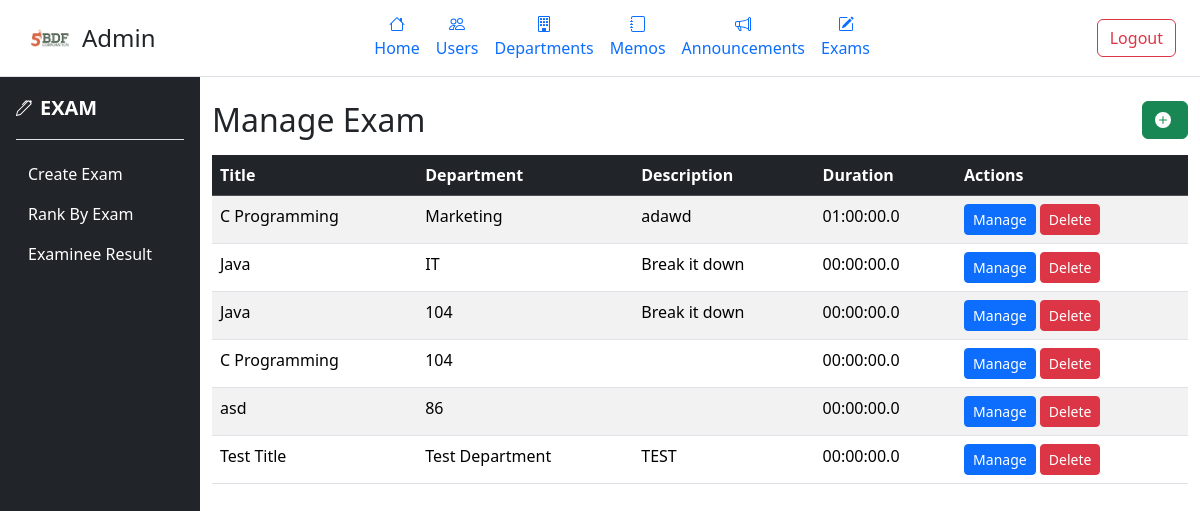
/admin/manage-exams.php?status=missing_exam_id (signed in), run on an earlier commit of the app's database.
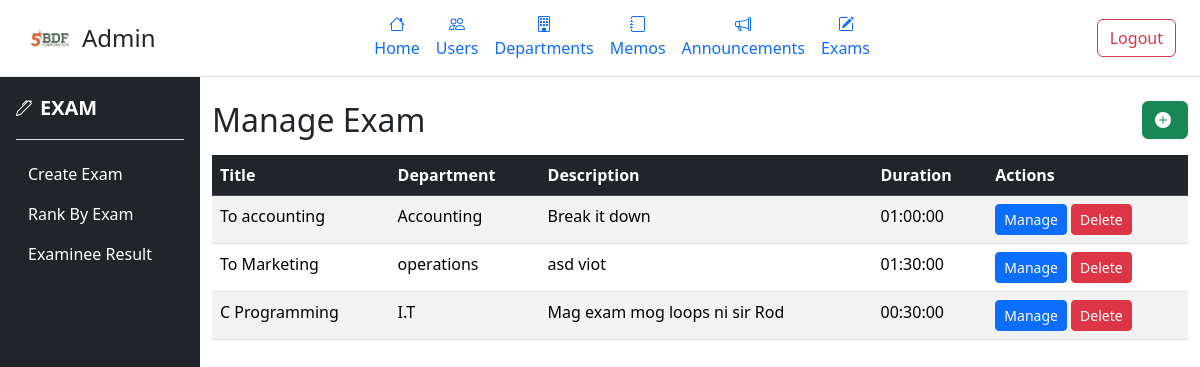
And on a later commit of the database.
### tables this page shows
CREATE TABLE `exams` (
  `exam_id` int(11) NOT NULL,
  `exam_title` varchar(255) NOT NULL,
  `department` varchar(255) NOT NULL,
  `description` varchar(255) NOT NULL,
  `duration` time NOT NULL
);

### admin/manage-exams.php (the view, shortened to what this page needs)
<?php
require_once '../db/dbcon.php';
$query = "SELECT * FROM exams ORDER BY exam_id DESC";
$result = mysqli_query($conn, $query);
?>
<!DOCTYPE html>
<html lang="en">
<head>
  <link href="https://cdn.jsdelivr.net/npm/bootstrap@5.3.5/dist/css/bootstrap.min.css" rel="stylesheet">
</head>
<body>
  <header class="d-flex flex-wrap align-items-center justify-content-between py-2 px-4 border-bottom">
    <div class="d-flex align-items-center gap-2">
      <img src="../img/5bdflogo.png" alt="5BDF Logo" height="50" width="50">
      <h4 class="m-0">Admin</h4>
    </div>
    <nav>
      <ul class="nav">
          <li class="nav-item">
          <a href="#" class="nav-link d-flex flex-column align-items-center px-2">
              Home
          </a>
          </li>
          <li class="nav-item">
          <a href="./admin.php" class="nav-link d-flex flex-column align-items-center px-2">
              Users
          </a>
          </li>
          <li class="nav-item">
          <a href="./departments.php" class="nav-link d-flex flex-column align-items-center px-2">
              Departments
          </a>
          </li>
          <li class="nav-item">
          <a href="./memos.php" class="nav-link d-flex flex-column align-items-center px-2">
              Memos
          </a>
          </li>
          <li class="nav-item">
          <a href="./announcements.php" class="nav-link d-flex flex-column align-items-center px-2">
              Announcements
          </a>
          </li>
          <li class="nav-item">
            <a href="./Exams.php" class="nav-link d-flex flex-column align-items-center px-2">
              Exams
            </a>
          </li>
      </ul>
    </nav>
    <div>
      <button class="btn btn-outline-danger ms-2" onclick="window.location.href='logout.php'">Logout</button>
    </div>
  </header>
  <main class="d-flex">
    <div class="flex-shrink-0 p-3 bg-dark text-white min-vh-100" style="width: 200px;">
      <a href="#" class="d-flex align-items-center pb-3 mb-3 text-white text-decoration-none border-bottom">
        <span class="fs-5 fw-semibold ms-2">EXAM</span>
      </a>
      <ul class="list-unstyled ps-0">
        <li class="mb-1">
          <a href="manage-exams.php" class="btn btn-toggle border-0 text-white d-flex justify-content-between align-items-center w-100">
            <span>Create Exam</span>
          </a>
        </li>
        <li class="mb-1">
          <a href="manage-exams.php" class="btn btn-toggle border-0 text-white d-flex justify-content-between align-items-center w-100">
            <span>Rank By Exam</span>
          </a>
        </li>
        <li class="mb-1">
          <a href="manage-exams.php" class="btn btn-toggle border-0 text-white d-flex justify-content-between align-items-center w-100">
            <span>Examinee Result</span>
          </a>
        </li>
      </ul>
    </div>
    <div class="container mt-4">
      <div class="row mb-3 align-items-center">
        <div class="col-md-4">
          <h2 class="m-0">Manage Exam</h2>
        </div>
        <div class="col-md-8 text-end">
          <button type="button" class="btn btn-success" data-bs-toggle="modal" data-bs-target="#addNewExam">
            <svg xmlns="http://www.w3.org/2000/svg" width="20" height="20" fill="currentColor" class="bi bi-plus-circle-fill" viewBox="0 0 20 20">
              <path d="M16 8A8 8 0 1 1 0 8a8 8 0 0 1 16 0M8.5 4.5a.5.5 0 0 0-1 0v3h-3a.5.5 0 0 0 0 1h3v3a.5.5 0 0 0 1 0v-3h3a.5.5 0 0 0 0-1h-3z"/>
            </svg>
          </button>
        </div>
      </div>
      <table class="table table-striped">
        <thead class="table-dark">
          <tr>
            <th>Title</th>
            <th>Department</th>
            <th>Description</th>
            <th>Duration</th>
            <th>Actions</th>
          </tr>
        </thead>
        <tbody>
          <?php
          $exams = mysqli_fetch_all($result, MYSQLI_ASSOC);
          if (count($exams) > 0) {
            foreach ($exams as $row) {
          ?>
              <tr>
                <td><?php echo $row['exam_title']; ?></td>
                <td><?php echo $row['department']; ?></td>
                <td><?php echo $row['description']; ?></td>
                <td><?php echo $row['duration']; ?></td>
                <td>
                  <a href="exam-items.php?exam_id=<?php echo $row['exam_id']; ?>" class="btn btn-sm btn-primary">Manage</a>
                  <a href="delete-exam.php?id=<?php echo $row['exam_id']; ?>" class="btn btn-sm btn-danger" onclick="return confirm('Are you sure you want to delete this exam?');">Delete</a>
                </td>
              </tr>
          <?php
            }
          } else {
            echo '<tr><td colspan="6" class="text-center">No exams available.</td></tr>';
          }
          ?>
        </tbody>
      </table>
    </div>
  </main>
</body>
</html>

What changed in the data, as far as the page shows it:
removed exams: exam_title "C Programming", department "Marketing", description "adawd", duration "01:00:00.0"
removed exams: exam_title "Java", department "IT", description "Break it down", duration "00:00:00.0"
removed exams: exam_title "Java", department "104", description "Break it down", duration "00:00:00.0"
removed exams: exam_title "C Programming", department "104", duration "00:00:00.0"
removed exams: exam_title "asd", department "86", duration "00:00:00.0"
removed exams: exam_title "Test Title", department "Test Department", description "TEST", duration "00:00:00.0"
added exams: exam_title "To accounting", department "Accounting", description "Break it down", duration "01:00:00"
added exams: exam_title "To Marketing", department "operations", description "asd viot", duration "01:30:00"
added exams: exam_title "C Programming", department "I.T", description "Mag exam mog loops ni sir Rod", duration "00:30:00"
